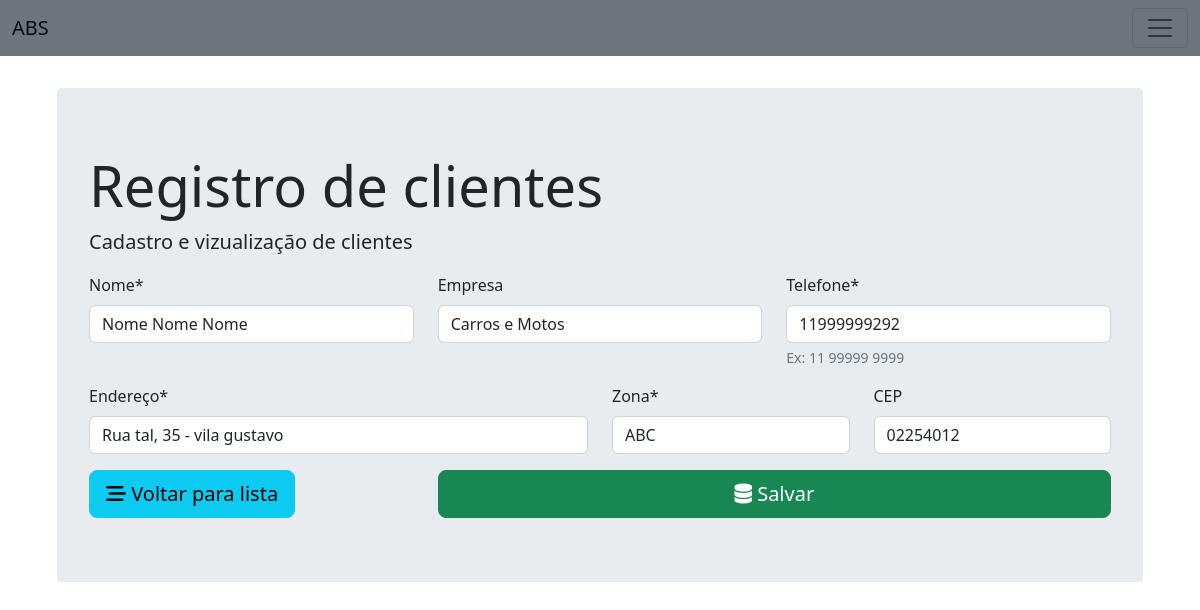
Screenshot of /client/update/9/ with the database file from the repository.
### abs/models/client.py (models this page shows)
class Client(models.Model):
    name = models.CharField(max_length=100, blank=False)
    company_name = models.CharField(max_length=80, blank=True)
    phone_number = models.CharField(max_length=14, blank=False, unique=True)
    address = models.CharField(max_length=120, blank=False)
    zone = models.ForeignKey(Zone, on_delete=models.CASCADE)
    zip_code = models.CharField(max_length=9, blank=True)
    created_date = models.DateTimeField(auto_now_add=True)
    last_update = models.DateTimeField(auto_now=True)

### abs/views.py (the view, shortened to what this page needs)
# urls.py: path('client/update/<int:id>/', views.client_form, name='client_edit'),
def client_form(request, id=0):
    if request.method == 'GET':
        if id == 0:
            form = ClientForm()
        else:
            client = Client.objects.get(pk=id)
            form = ClientForm(instance=client)
        return render(request, 'client/client_form.html', {'form': form})

### abs/forms.py
class ClientForm(forms.ModelForm):
    class Meta:
        model = Client
        fields = '__all__'
        labels = {
            'name': 'Nome',
            'company_name': 'Empresa',
            'phone_number': 'Telefone',
            'address': 'Endereço',
            'zone': 'Zona',
            'zip_code': 'CEP',
        }
    def __init__(self, *args, **kwargs):
        super(ClientForm, self).__init__(*args, **kwargs)
        self.fields['zone'].empty_label = 'Selecione'
        self.fields['phone_number'].help_text = 'Ex: 11 99999 9999'

### abs/models/zone.py (called while the page is built)
    def __str__(self):
        return self.name

### abs/templates/client/client_form.html (shortened to what this page needs)
{% extends 'client/base_client.html' %}
{% load crispy_forms_tags %}
{% block jumbotron %}
    <form action="" method="post">
        <div class="row">
            <div class="col-md-4">
                {{ form.name | as_crispy_field }}
            </div>
            <div class="col-md-4">
                {{ form.company_name | as_crispy_field }}
            </div>
            <div class="col-md-4">
                {{ form.phone_number | as_crispy_field }}
            </div>
        </div>
        <div class="row">
            <div class="col-md-6">
                {{ form.address | as_crispy_field }}
            </div>
            <div class="col-md-3">
                {{ form.zone | as_crispy_field }}
            </div>
            <div class="col-md-3">
                {{ form.zip_code | as_crispy_field }}
            </div>
        </div>
        <div class="row">
            <div class="col-md-4">
                <a href="{% url 'client_list' %}" class="btn btn-info btn block btn-lg">
                    <i class="fas fa-stream"></i> Voltar para lista
                </a>
            </div>
            <div class="col-md-8">
                <button class="submit btn btn-success btn-block btn-lg">
                    <i class="fa-solid fa-database"></i> Salvar
                </button>
            </div>
        </div>
    </form>
{% endblock jumbotron %}

### static/css/style.css (style rules this page uses)
body { padding-top: 40px; padding-bottom: 40px; }

### rows the page displays
Client: name "Nome Nome Nome", company_name "Carros e Motos", phone_number "11999999292", address "Rua tal, 35 - vila gustavo", zone "ABC", zip_code "02254012"
